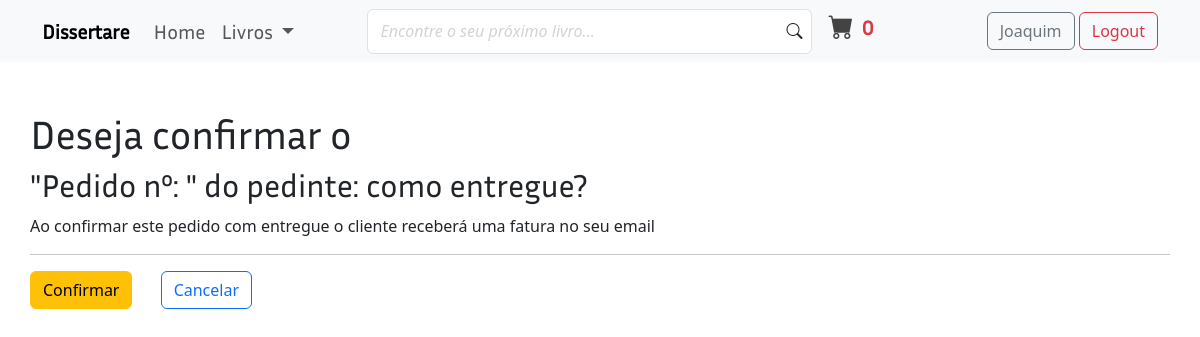
/payment/not_shipped_to_shipped/23 (signed in), run on an earlier commit of the app's database.
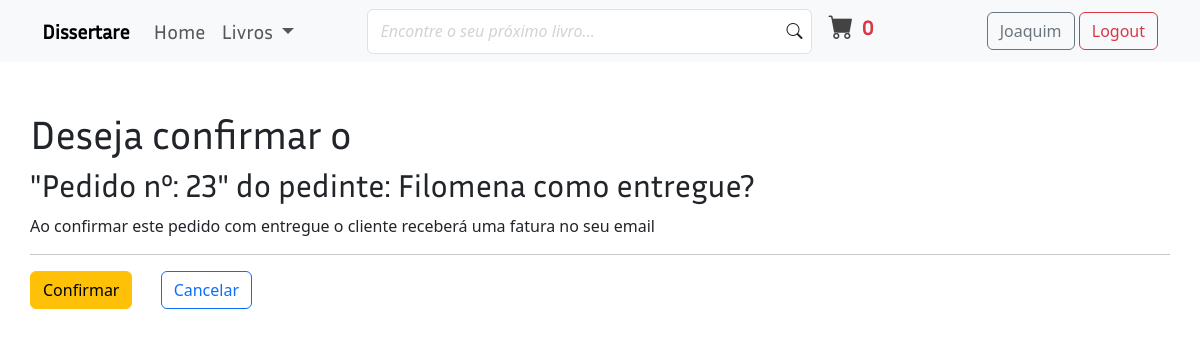
And on a later commit of the database.
### payment/models.py (models this page shows, shortened)
class Order(models.Model):
    user = models.ForeignKey(User, on_delete=models.CASCADE, null=True, blank=True)
    full_name = models.CharField(max_length=250)
    email = models.EmailField(max_length=250)
    shipping_address = models.TextField(max_length=15000)
    amount_paid = models.DecimalField(max_digits=7, decimal_places=2)
    date_ordered = models.DateTimeField(default=timezone.now)
    shipped = models.BooleanField(default=False)
    date_shipped = models.DateTimeField(blank=True, null=True)

### payment/views.py (the view)
# urls.py: path('not_shipped_to_shipped/<int:order_id>', views.not_shipped_to_shipped, name='not-shipped-to-shipped'),
@login_required
def not_shipped_to_shipped(request, order_id):
    if request.user.is_superuser:
        order = Order.objects.filter(id=order_id).first()
        if request.POST:
            now = timezone.now()
            order = Order.objects.filter(id=order_id)
            order.update(shipped=True, date_shipped=now)
            messages.success(request, "Shipping status updated")
            return redirect('not-shipped-dash')
        return render(request, 'payment/not_shipped_to_shipped.html', {'order': order})
    else:
        messages.warning(request, "Access Denied")
        return redirect('books')

### cart/cart.py (called while the page is built)
    def __len__(self):
        return len(self.cart)

### cart/context_processors.py (called while the page is built)
def cart(request):
    return {'cart': Cart(request)}

### payment/templates/payment/not_shipped_to_shipped.html (shortened to what this page needs)
{% extends "books/base.html" %}
{% block main_content %}
<div class="container py-5">
    <div class="row">
        <div class="col px-lg-0 text-center text-md-start">
            <h1>Deseja confirmar o <br> <span class="h2">"Pedido nº: {{order.id}}" do pedinte: {{order.full_name}}  como entregue?</span></h1>
            <p>Ao confirmar este pedido com entregue o cliente receberá uma fatura no seu email</p>
            <hr>
            <div class="pb-5 pb-lg-0">
                <form method="post">
                    <input type="submit" class="btn btn-warning me-4" value="Confirmar">
                    <a href="{% url 'not-shipped-dash' %}" class="btn btn-outline-primary">Cancelar</a>
                </form>
            </div>
        </div>
    </div>
</div>
{% endblock main_content %}

### books/templates/books/base.html (shortened to what this page needs)
{% load static %}
<!doctype html>
<html lang="pt-pt">
  <head>
    <link rel="stylesheet" href="{% static 'books/css/general_style.css' %}">
    <link href="https://cdn.jsdelivr.net/npm/bootstrap@5.3.3/dist/css/bootstrap.min.css" rel="stylesheet">
    <link rel="stylesheet" href="https://cdn.jsdelivr.net/npm/bootstrap-icons@1.11.3/font/bootstrap-icons.min.css">
  </head>
  <body>
    <nav class="navbar navbar-expand-lg bg-body-tertiary sticky-top pb-3 pb-md-2">
        <div class="container">
            <a class="navbar-brand fw-bold" href="{% url 'home' %}">Dissertare</a>
            <div class="collapse navbar-collapse justify-content-between" id="navbarSupportedContent">
                <ul class="navbar-nav mb-2 mb-lg-0 fs-5">
                    {% if title == 'home' %}
                        <li class="nav-item">
                            <a class="nav-link active" aria-current="page" href="{% url 'home' %}">
                                Home
                            </a>
                        </li>
                        <li class="nav-item dropdown">
                            <a class="nav-link dropdown-toggle" href="#" role="button" data-bs-toggle="dropdown" aria-expanded="false">
                                Livros
                            </a>
                            <ul class="dropdown-menu">
                                {% if user.is_superuser %}
                                    <li class="border-bottom">
                                        <a href="{% url 'staff-profile' %}" class="dropdown-item" title="upload book">
                                            <i class="bi bi-person"></i> Perfil de administração
                                        </a>
                                    </li>
                                {% endif %}
                                <li><a class="dropdown-item" href="{% url 'books' %}">Livros</a></li>
                                <li><a class="dropdown-item" href="{% url 'home' %}">E-books</a></li>
                                <li><a class="dropdown-item" href="{% url 'all-authors' %}">Autores</a></li>
                                <li><a class="dropdown-item" href="{% url 'home' %}">Categorias</a></li>
                            </ul>
                        </li>
                    {% else %}
                        <li class="nav-item">
                            <a class="nav-link" aria-current="page" href="{% url 'home' %}">
                                Home
                            </a>
                        </li>
                        <li class="nav-item dropdown">
                            <a class="nav-link dropdown-toggle" href="#" role="button" data-bs-toggle="dropdown" aria-expanded="false">
                                Livros
                            </a>
                        </li>
                    {% endif %}
                </ul>
                <form class="d-flex flex-column flex-md-row me-5 w-50 mb-3 mb-lg-0" role="search">
                    <div class="w-100 d-flex align-items-center me-3 form-inputs">
                        <input class="form-control fw-bold" type="text" placeholder="Encontre o seu próximo livro...">
                        <i class="bi bi-search"></i>
                    </div>
                    <div class="cart-button my-4 my-md-0">
                        <a href="{% url 'cart_summary' %}" class="d-flex flex-row align-items-center">
                            <span class="shop-bag"><i class="bi bi-cart-fill"></i></span>
                            <div class="d-flex flex-column ms-2">
                                <span id="cart_quantity" class="qty fs-5 fw-bold text-danger">{{cart|length}}</span>
                            </div>
                        </a>
                    </div>
                </form>
                <div class="justify-content-between">
                    {% if user.is_active %}
                        <a href="{% url 'profile' %}" class="btn btn-outline-secondary">{{user.username|truncatechars:14}}</a>
                        <a href="{% url 'logout' %}" class="btn btn-outline-danger">Logout</a>
                    {% else %}
                        <a href="{% url 'login' %}" class="btn btn-success me-5">Login</a>
                        <a href="{% url 'register' %}" class="btn btn-outline-primary">Cadastrar</a>
                    {% endif %}
                </div>
            </div>
        </div>
    </nav>
    <main>
        {% block main_content %}{% endblock %}
    </main>
  </body>
</html>

### books/static/books/css/general_style.css (style rules this page uses)
* { box-sizing: border-box; }
h1, h2, h3, a { font-family: Inria_Sans; }
.form-inputs { position:relative; }
.form-inputs .form-control { height:45px; }
.form-inputs .form-control::placeholder { font-style: italic; font-weight: lighter; color: lightgray; }
.form-inputs i { position:absolute; right:10px; background-color: #fff; }
.cart-button a { text-decoration: none; color: #000; }
.shop-bag { color:#434343; font-size:25px; display:flex; border-radius:50%; align-items:center; justify-content:center; }
.qty { font-size:12px; }

What changed in the data, as far as the page shows it:
added Order: id "23", full_name "Filomena"
